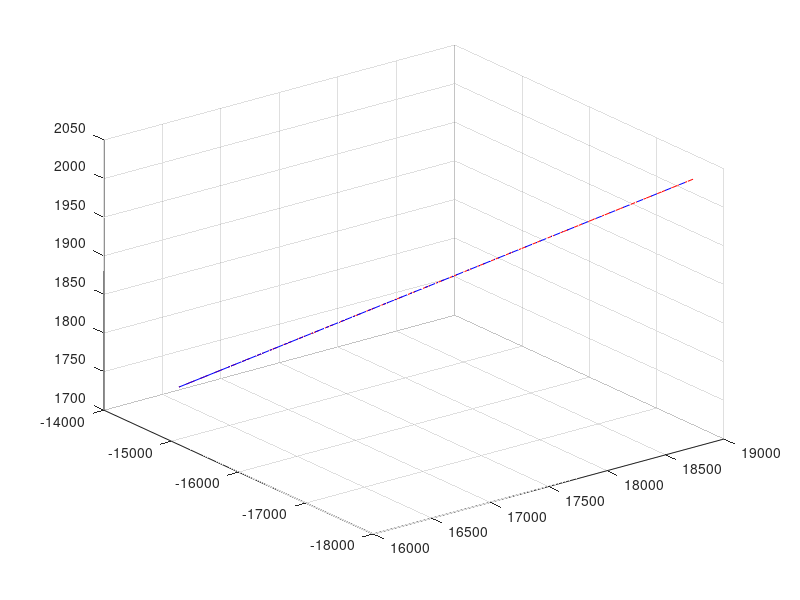

Recreate this plot in MATLAB.
%% STARTING POINT
X1 = 1.882141015625000e+04;  Y1 = -1.784960546875000e+04;  Z1 = 2.037800048828125e+03;
%% POINT WHERE STATUS 1 TRANSFERING TO STATUS 2
X2 = 1.645667187500000e+04;  Y2 = -1.431955664062500e+04;  Z2 = 1.724025390625000e+03;

xb = X1;
yb = Y1;
zb = Z1;

l = (X1-X2); m = (Y1-Y2); n = (Z1-Z2);
P = [X1,Y1,Z1];%START POINT X1
NORTH = linspace(X1,X2,100);
EAST = ((NORTH-X1)./l).*m + Y1;
HEIGHT = ((NORTH-X1)./l).*n + Z1;
plot3(NORTH,EAST,HEIGHT,'--r');
grid on
hold on
string_x = [X2 xb];
string_y = [Y2 yb];
string_z = [Z2 zb];
plot3(string_x, string_y, string_z,'-b');